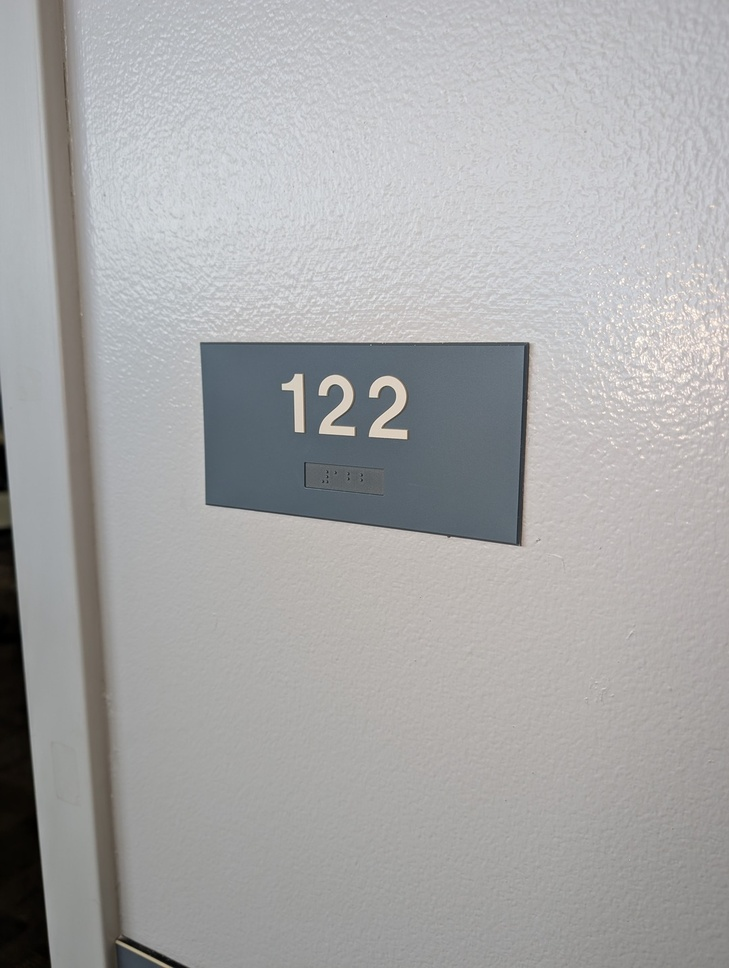
#> input picture backend/Test Photos/test (5).jpg, 729 x 968 px, shrunk from 1080 x 1434 before the run
$ python photo_modification.py
#> lines starting #> are read from the running program, lines starting #| are printed output that depends on the picture; after the words box and inside, x2 and y2 are one past the last pixel; in counts of white or black regions, pixels touching at a corner belong together
import cv2
from pathlib import Path

# Gaussian Blur
BLUR_KERNEL = 15      # Must be an odd number (e.g., 9, 11, 15). Blurs out paper texture.

# Adaptive Thresholding
BLOCK_SIZE = 99       # Must be an odd number (e.g., 31, 51, 99). Should be larger than a Braille dot.
C_VALUE = 15          # Subtracted from the mean. Higher = less noise, but might erase dots. Try 2 to 15.
INVERT_COLORS = False # False = Black dots on white paper. True = White dots on black paper.

# Resolve input path
image_path = Path(__file__).resolve().parent / "Test Photos" / "test (5).jpg"

# Read the image in grayscale
img = cv2.imread(str(image_path), cv2.IMREAD_GRAYSCALE)
#> img: shape (968, 729); min 0, max 255, mean 167.9
assert img is not None, f"file could not be read: {image_path}"

# 1. Apply Gaussian blur to reduce paper grain noise
img_blur = cv2.GaussianBlur(img, (BLUR_KERNEL, BLUR_KERNEL), 0)

# 2. Determine threshold type based on setting
thresh_type = cv2.THRESH_BINARY_INV if INVERT_COLORS else cv2.THRESH_BINARY

# 3. Apply adaptive Gaussian thresholding
adaptive = cv2.adaptiveThreshold(
    img_blur,
    255,
    cv2.ADAPTIVE_THRESH_GAUSSIAN_C,
    thresh_type,
    BLOCK_SIZE,
    C_VALUE
)
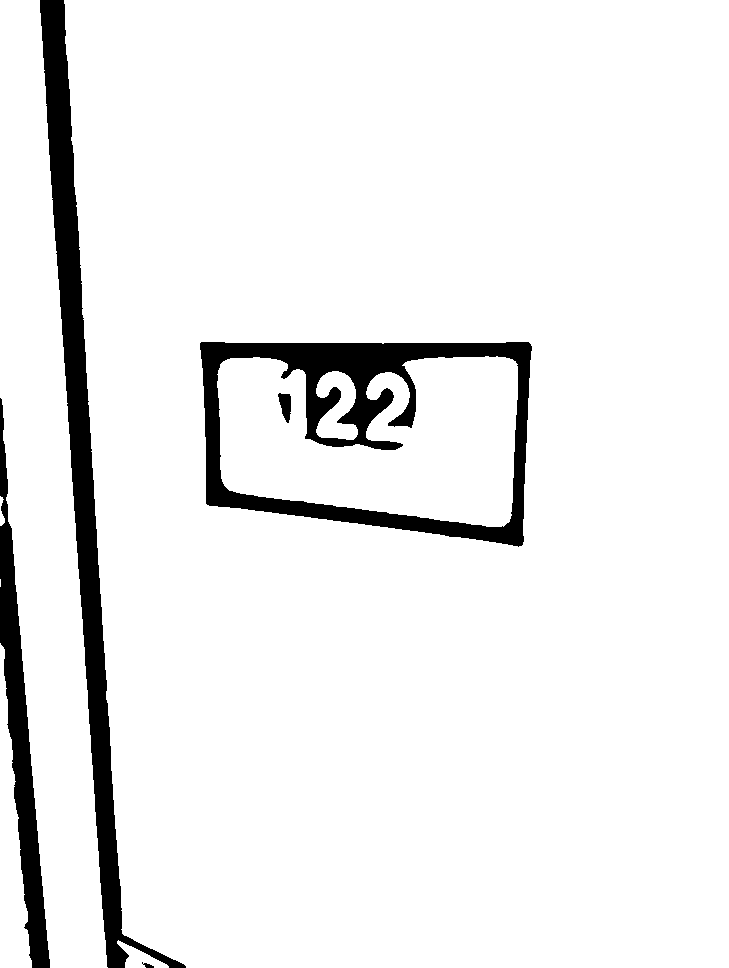
#> adaptive: shape (968, 729); 93% white; 5 black regions, box (x1, y1, x2, y2) and area: (40, 0, 186, 968) 20811, (200, 342, 532, 547) 19492, (0, 398, 50, 968) 8597, (278, 393, 291, 423) 259, (142, 962, 154, 968) 36

# 4. Generate dynamic output filename and resolve path
original_name = image_path.stem
new_filename = f"{original_name}_blur{BLUR_KERNEL}_block{BLOCK_SIZE}_c{C_VALUE}_inv{INVERT_COLORS}.png"
out_path = Path(__file__).resolve().parent / "Test output" / new_filename

# 5. Save output
if cv2.imwrite(str(out_path), adaptive):
    print(f"Saved adaptive Gaussian threshold to: {out_path}")
else:
    print(f"Failed to save adaptive output to: {out_path}")

$ run again, with backend/Test Photos/test (1).jpg copied over backend/Test Photos/test (5).jpg
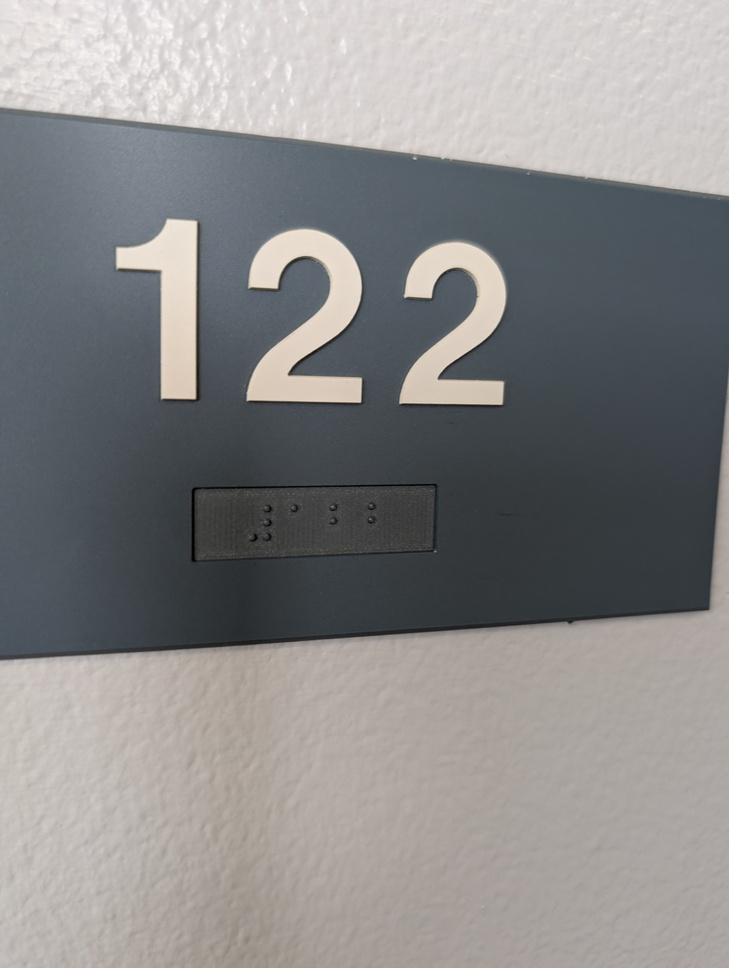
#> input picture backend/Test Photos/test (1).jpg, 729 x 968 px, shrunk from 3072 x 4080 before the run
#> `adaptive = cv2.adaptiveThreshold( img_blur, 255, cv2.ADAPTIVE_THRESH_G..`:
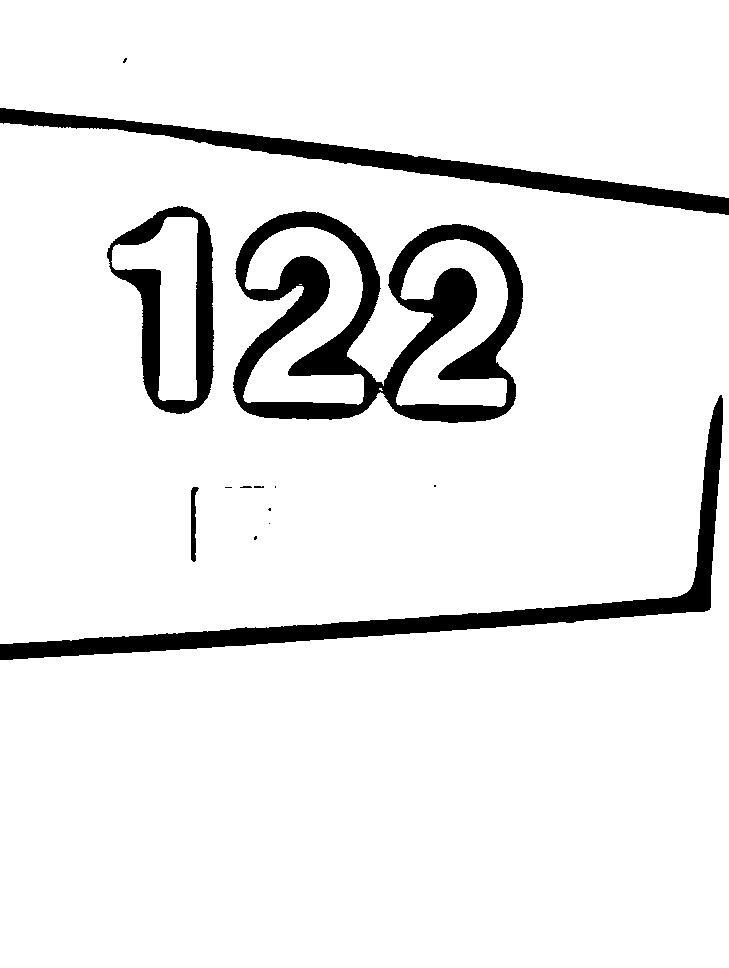
#> adaptive: shape (968, 729); 91.9% white; 14 black regions (8 under 20 px), largest, box (x1, y1, x2, y2) and area: (233, 211, 523, 423) 23701, (0, 395, 723, 660) 14329, (0, 108, 729, 215) 11228, (107, 206, 214, 414) 7193, (191, 487, 199, 562) 357, (240, 486, 252, 488) 20

$ run again, with backend/Test Photos/test (2).jpg copied over backend/Test Photos/test (5).jpg
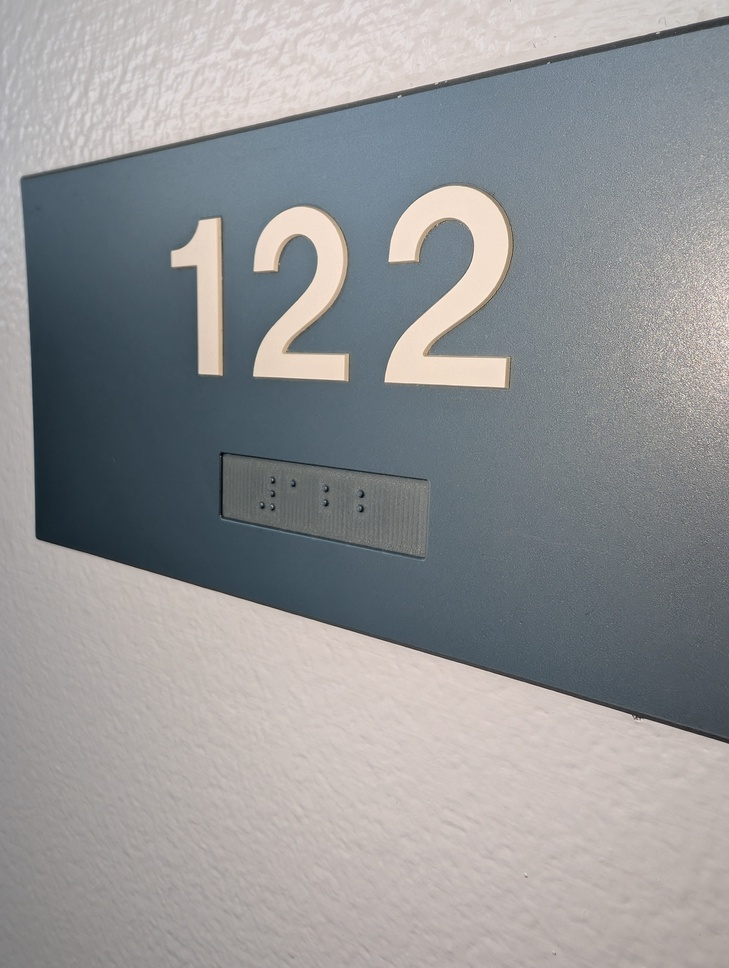
#> input picture backend/Test Photos/test (2).jpg, 729 x 968 px, shrunk from 3072 x 4080 before the run
#> `img_blur = cv2.GaussianBlur(img, (BLUR_KERNEL, BLUR_KERNEL), 0)`:
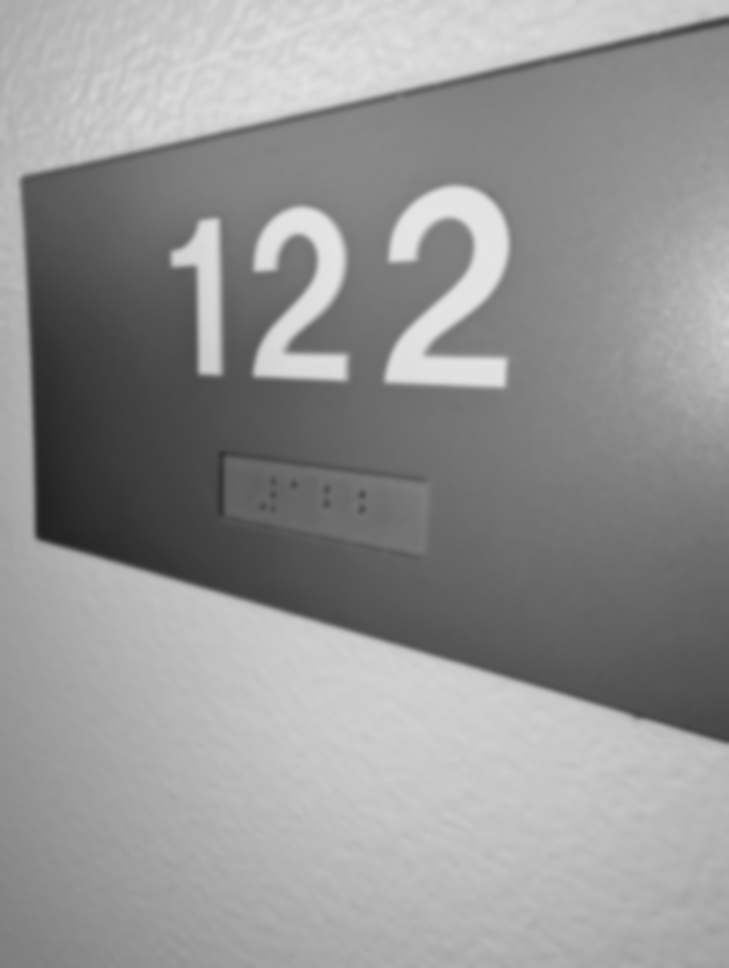
#> img_blur: shape (968, 729); min 33, max 229, mean 148.2
#> `adaptive = cv2.adaptiveThreshold( img_blur, 255, cv2.ADAPTIVE_THRESH_G..`:
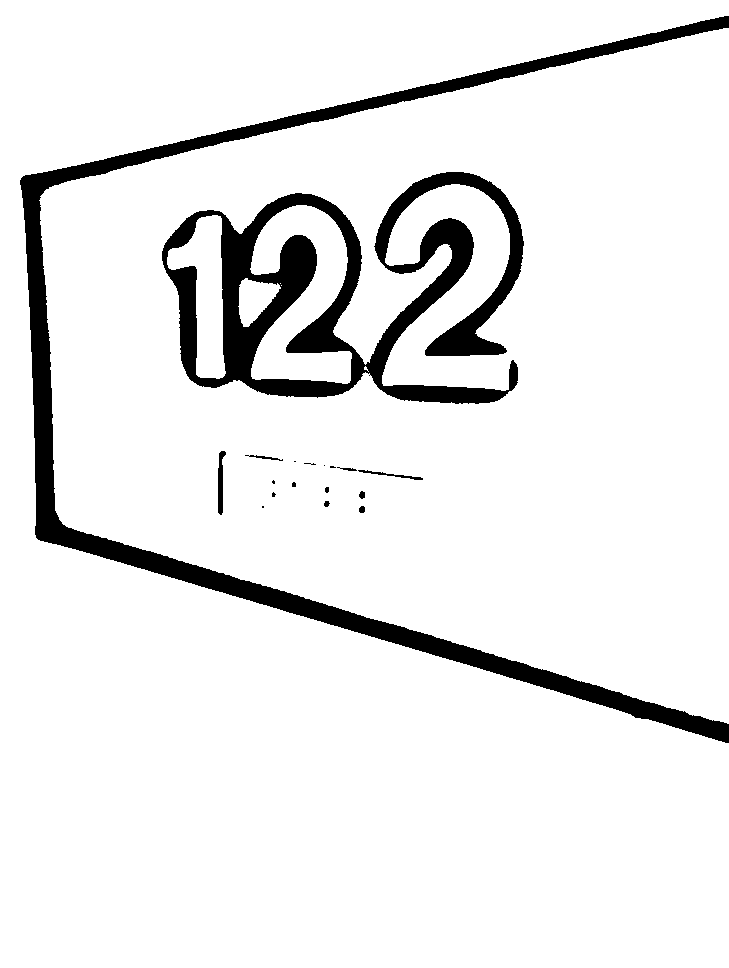
#> adaptive: shape (968, 729); 92% white; 18 black regions (8 under 20 px), largest, box (x1, y1, x2, y2) and area: (162, 172, 524, 404) 28508, (20, 16, 729, 743) 27385, (218, 451, 226, 515) 303

$ run again, with backend/Test Photos/test (3).jpg copied over backend/Test Photos/test (5).jpg
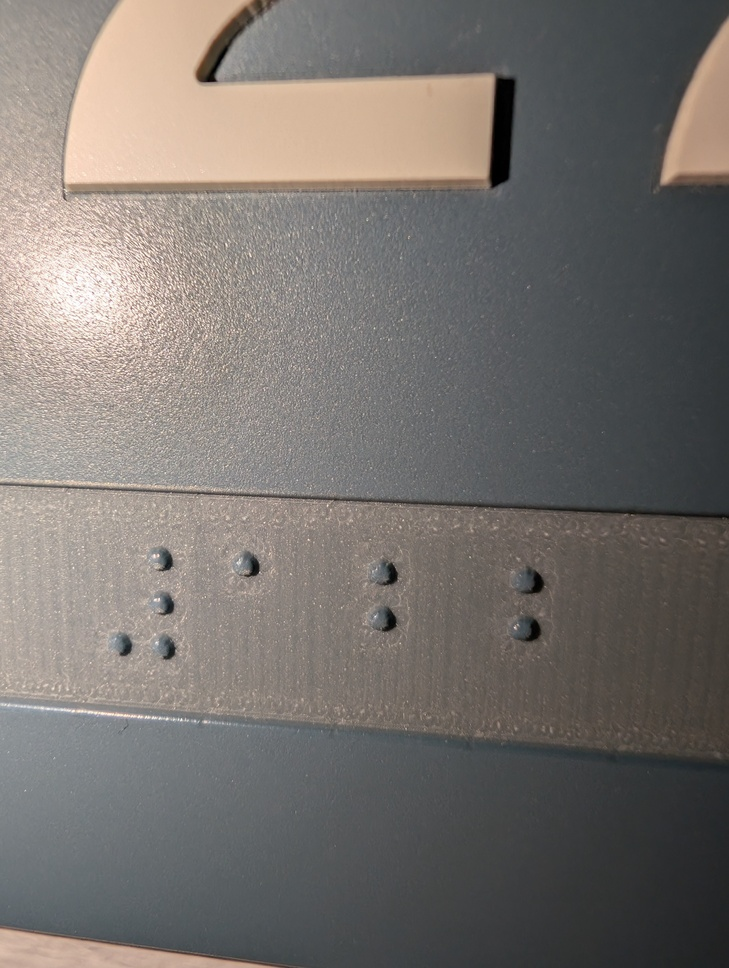
#> input picture backend/Test Photos/test (3).jpg, 729 x 968 px, shrunk from 3072 x 4080 before the run
#> `img = cv2.imread(str(image_path), cv2.IMREAD_GRAYSCALE)`:
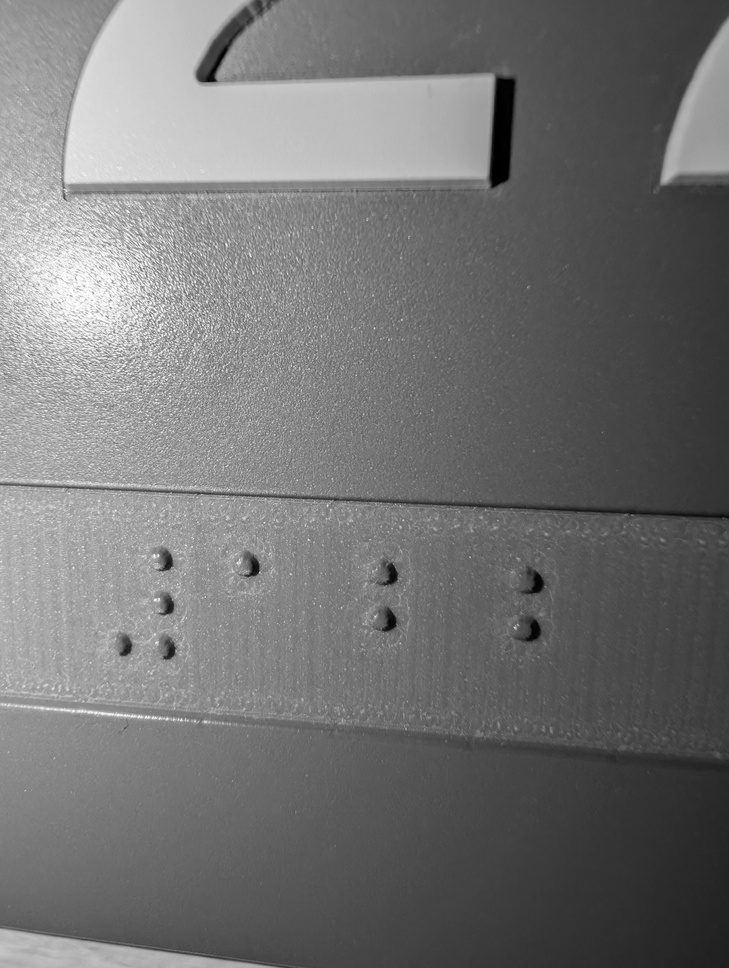
#> img: shape (968, 729); min 0, max 255, mean 115.4
#> `adaptive = cv2.adaptiveThreshold( img_blur, 255, cv2.ADAPTIVE_THRESH_G..`:
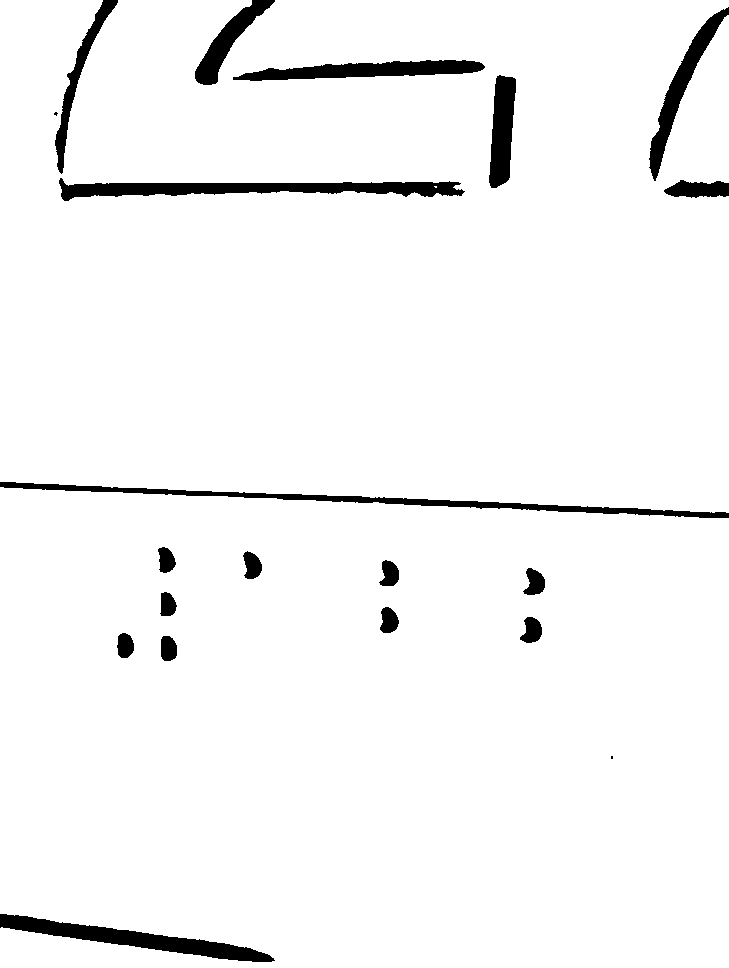
#> adaptive: shape (968, 729); 96% white; 20 black regions (2 under 20 px), largest, box (x1, y1, x2, y2) and area: (59, 178, 465, 201) 4502, (0, 482, 729, 518) 4038, (0, 914, 275, 962) 3920
